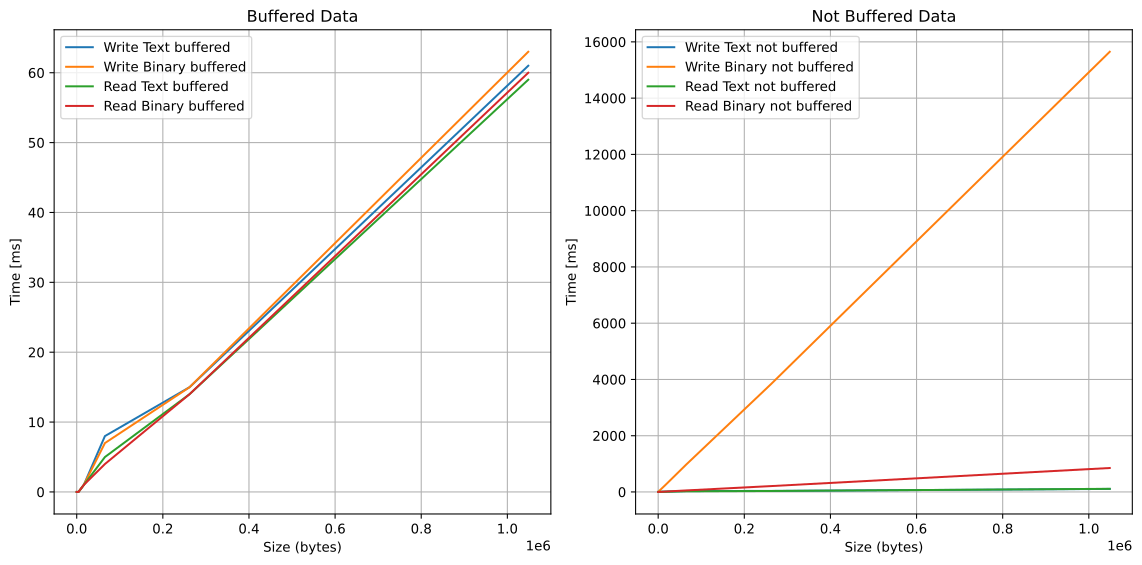

Write the Python code that produced this figure.
import pandas as pd
import matplotlib.pyplot as plt

# get datas from csv file
data = pd.read_csv('data.csv', delimiter=';')

# Separate data into 4 groups based on Buffered (True/False)
buffered_data = data[data['Buffered'] == True]
not_buffered_data = data[data['Buffered'] == False]

# Create 2 separate charts for Buffered and Not Buffered data
plt.figure(figsize=(12, 6))

# Chart 1: Buffered
plt.subplot(1, 2, 1)
plt.plot(buffered_data[buffered_data['Type'] == 'TEXT']['Size'], buffered_data[buffered_data['Type'] == 'TEXT']['WTime'], label="Write Text buffered")
plt.plot(buffered_data[buffered_data['Type'] == 'BINARY']['Size'], buffered_data[buffered_data['Type'] == 'BINARY']['WTime'], label="Write Binary buffered")
plt.plot(buffered_data[buffered_data['Type'] == 'TEXT']['Size'], buffered_data[buffered_data['Type'] == 'TEXT']['RTime'], label="Read Text buffered")
plt.plot(buffered_data[buffered_data['Type'] == 'BINARY']['Size'], buffered_data[buffered_data['Type'] == 'BINARY']['RTime'], label="Read Binary buffered")

plt.xlabel("Size (bytes)")
plt.ylabel("Time [ms]")
plt.title("Buffered Data")
plt.legend()
plt.grid(True)

# Chart 2: Not Buffered
plt.subplot(1, 2, 2)
plt.plot(not_buffered_data[not_buffered_data['Type'] == 'TEXT']['Size'], not_buffered_data[not_buffered_data['Type'] == 'TEXT']['WTime'], label="Write Text not buffered")
plt.plot(not_buffered_data[not_buffered_data['Type'] == 'BINARY']['Size'], not_buffered_data[not_buffered_data['Type'] == 'BINARY']['WTime'], label="Write Binary not buffered")
plt.plot(not_buffered_data[not_buffered_data['Type'] == 'TEXT']['Size'], not_buffered_data[not_buffered_data['Type'] == 'TEXT']['RTime'], label="Read Text not buffered")
plt.plot(not_buffered_data[not_buffered_data['Type'] == 'BINARY']['Size'], not_buffered_data[not_buffered_data['Type'] == 'BINARY']['RTime'], label="Read Binary not buffered")

plt.xlabel("Size (bytes)")
plt.ylabel("Time [ms]")
plt.title("Not Buffered Data")
plt.legend()
plt.grid(True)

# Adjust layout
plt.tight_layout()

# Save the figure as SVG
plt.savefig('chart.svg', format='svg', bbox_inches='tight')

# Show the charts
# plt.show()
